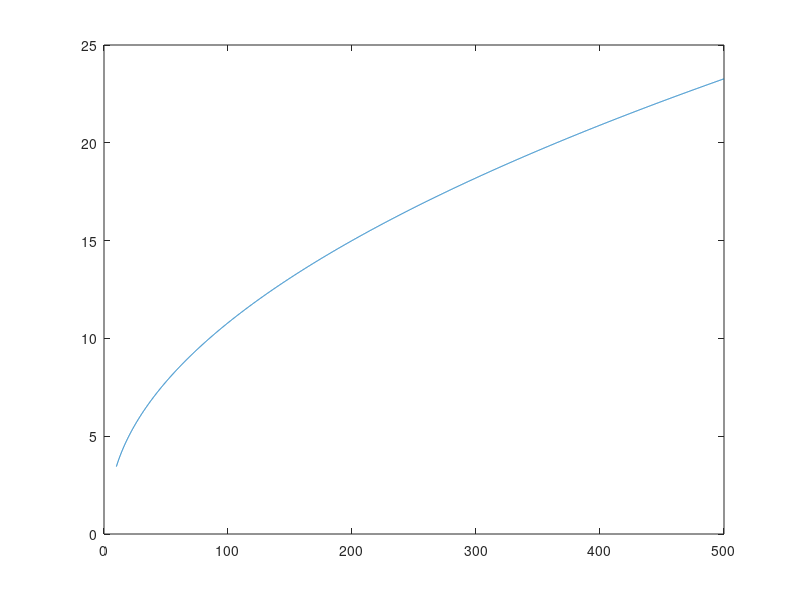

This figure's MATLAB source:
% Octave Script
% Title                  :funcion real de variable real f1
% Description            :Script para recordar funcion real de variable real
% Author                 :Magali Valencia Clemente
% Date                   :20211026
% Version                :1
% Usage                  :C:\Users\magali
%                        :octave>funcion real de variable real

% Resolver la siguiente funcion f(x)=1+ ?x -4

clear
% crear rango de valores
x=10:0.1:500
% calcular los valores 
fx=(1)+((x-4).^(1/2))
% funcion a plotear
plot( x,fx);


